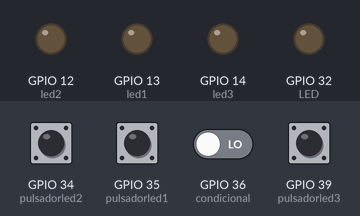
Bench run of a program on a simulated ESP32. Parts: output pins drawn as LEDs (lit = HIGH). Inputs (shaded band) come from the test bench; at power-on: GPIO 34 (pulsadorled2), GPIO 35 (pulsadorled1), GPIO 36 (condicional), GPIO 39 (pulsadorled3) LOW.

Above: at 1.2 s.
1.3 s: GPIO 36 (condicional) driven HIGH
At 2.4 s:
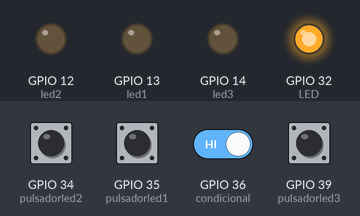
2.8 s: GPIO 34 (pulsadorled2) pulled HIGH for 0.15 s
At 4.1 s:
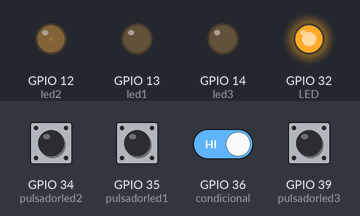
4.4 s: GPIO 35 (pulsadorled1) pulled HIGH for 1 s
At 4.58 s:
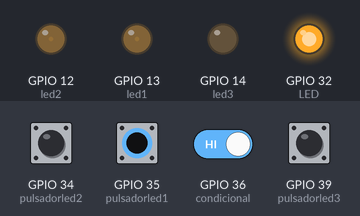
7.4 s: GPIO 39 (pulsadorled3) pulled HIGH for 0.15 s
At 8.1 s:
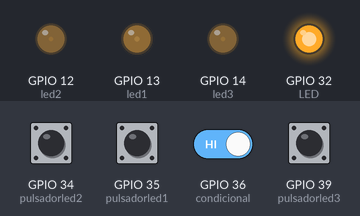
9.0 s: GPIO 34 (pulsadorled2) pulled HIGH for 1 s
At 9.15 s:
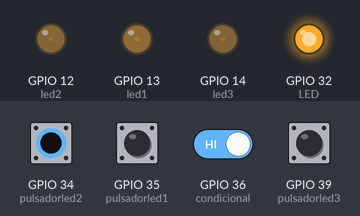
12.0 s: GPIO 35 (pulsadorled1) pulled HIGH for 0.15 s
At 13.3 s:
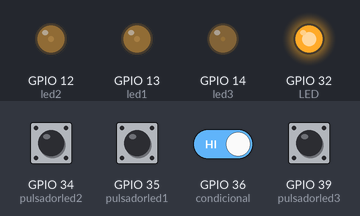
Timing chart, 0 to 14.6 s (numbered marks = the images above; inputs shaded):
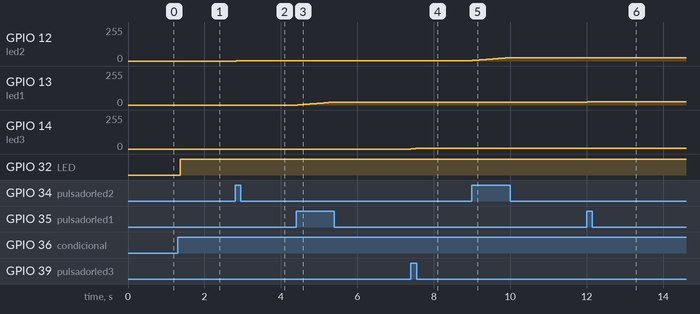

The program:

main.cpp
```cpp
#include <funcionleds.h>
int led1 = 13;
int led2 = 12;
int led3 = 14;
int pulsadorled3 = 39;
int pulsadorled1 = 35;
int pulsadorled2 = 34;
int condicional = 36;
int brillo1 , brillo2 ,brillo3;
int  LED = 32;
int ledState = LOW;
int buttonState;
int lastButtonState = LOW;
unsigned long lastDebounceTime = 0;
unsigned long debounceDelay = 50;

funcionleds accion (led1, led2, led3, pulsadorled1,pulsadorled2, pulsadorled3, condicional, LED, ledState, buttonState, lastButtonState, lastDebounceTime, debounceDelay, brillo1, brillo2, brillo3);

void setup() {
  Serial.begin(115200);
  Serial.println();

  digitalWrite(LED, ledState);

}

void loop() {
  accion.brilloleds();

}
```

funcionleds.cpp
```cpp
#include <funcionleds.h>
#include <Arduino.h>


funcionleds::funcionleds (int led1 , int led2 , int led3 , int pulsadorled1, int pulsadorled2, int pulsadorled3 ,int condicional , int LED, int ledState , int buttonState , int lastButtonState, unsigned long lastDebounceTime ,unsigned long debounceDelay , int brillo1 ,int brillo2 , int brillo3 ){
    pinMode(led1, OUTPUT);
    _led1 = led1;
    pinMode(led2, OUTPUT);
    _led2 = led2;
    pinMode(led3, OUTPUT);
    _led3 = led3;
    pinMode(pulsadorled1, INPUT);
    _pulsadorled1 = pulsadorled1;
    pinMode(pulsadorled2, INPUT);
    _pulsadorled2 = pulsadorled2;
    pinMode(pulsadorled3, INPUT);
    _pulsadorled3 = pulsadorled3;
    pinMode(condicional, INPUT);
    _condicional = condicional;
    pinMode(LED ,OUTPUT);
    _LED = LED;

    _ledState = ledState;
    _buttonState = buttonState;
    _lastButtonState = lastButtonState;
    _lastDebounceTime = lastDebounceTime;
    _debounceDelay = debounceDelay;
    _brillo1 = brillo1;
    _brillo2 = brillo2;
    _brillo3 = brillo3;
}
void funcionleds::brilloleds(){
     int reading = digitalRead(_condicional);
  if (reading != _lastButtonState) {
    _lastDebounceTime = millis();
  }
  if ((millis() - _lastDebounceTime) > _debounceDelay) {
    if (reading != _buttonState) {
      _buttonState = reading;
      if (_buttonState == HIGH) {
        _ledState = !_ledState;
      }
    }
  }
  digitalWrite(_LED, _ledState);
  _lastButtonState = reading;

 if (_ledState == HIGH){
       if (digitalRead(_pulsadorled1) == HIGH)
  {
    _brillo1++;

    if (_brillo1 >= 255)
    {
      _brillo1 = 255;
    }
    analogWrite(_led1, _brillo1);
     }
  delay(15);
      }else {
        if (digitalRead(_pulsadorled1) == HIGH )
  {
    _brillo1--;

    if (_brillo1 <= 0)
    {
      _brillo1 = 0;
    }
    analogWrite(_led1, _brillo1);
  }
  delay(15);
      }


  if (_ledState == HIGH){
  if (digitalRead(_pulsadorled2) == HIGH)
  {
    _brillo2++;

    if (_brillo2 >= 255)
    {
      _brillo2 = 255;
    }
     analogWrite(_led2, _brillo2);
  }
  delay(15);
 }else{
  if (digitalRead(_pulsadorled2) == HIGH )
  {
    _brillo2--;

    if (_brillo2 <= 0)
    {
      _brillo2 = 0;
    }
    analogWrite(_led2, _brillo2);
  }
}

 if (_ledState == HIGH){
  if (digitalRead(_pulsadorled3) == HIGH)
  {
    _brillo3++;

    if (_brillo3 >= 255)
    {
      _brillo3 = 255;
    }
     analogWrite(_led3, _brillo3);
  }
delay(15);
   } else{
    if (digitalRead(_pulsadorled3) == HIGH )
  {
    _brillo3--;

    if (_brillo3 <= 0)
    {
      _brillo3 = 0;
    }
    analogWrite(_led3, _brillo3);
}
   }
}
```

funcionleds.h
```cpp
#include <Arduino.h>

class funcionleds
{
 private :
   int  _led1 , _led2, _led3 ,_pulsadorled1 , _pulsadorled2, _pulsadorled3;
   int _condicional;
   int _LED;
   int _ledState ;
   int _buttonState;
   int _lastButtonState ;
   unsigned long _lastDebounceTime ;
   unsigned long _debounceDelay ;
   int _brillo1 , _brillo2 , _brillo3;


public:
 funcionleds (int led1 ,int led2 ,int led3 , int pulsadorled1, int pulsadorled2, int pulsadorled3, int condicional, int LED, int ledState , int buttonState , int lastButtonState ,  unsigned long lastDebounceTime ,unsigned long debounceDelay , int brillo1 , int brillo2 , int brillo3 );
 void brilloleds();

};
```

Measured:
- after the input at 1.3 s, GPIO 32 (LED): LOW → HIGH after 0.07 s
- after the input at 2.8 s, GPIO 12 (led2): 0/255 → 3/255 at once
- after the input at 4.4 s, GPIO 13 (led1): moves from 0/255 to 22/255 over 0.95 s, starting at once
- after the input at 7.4 s, GPIO 14 (led3): 0/255 → 4/255 at once
- after the input at 9.0 s, GPIO 12 (led2): moves from 3/255 to 25/255 over 0.95 s, starting at once
- after the input at 12.0 s, GPIO 13 (led1): 22/255 → 26/255 at once
